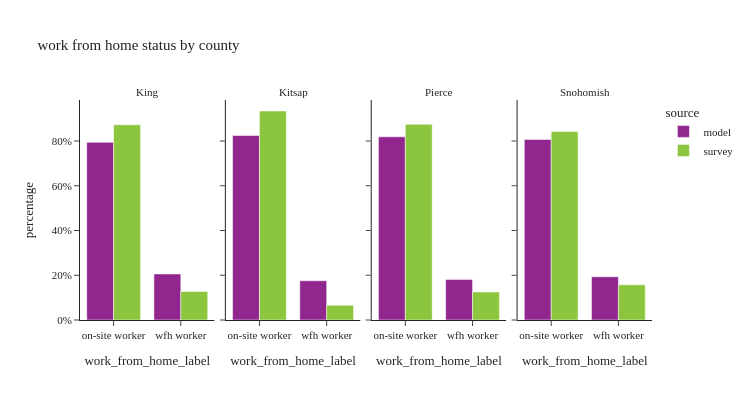

Source (notebook cell):
### Code cell
util.plot_share_facetbar(per_data, 'person_weight', share_col="work_from_home_label", title="work from home status by county", 
                            facet_col="county_label", facet_col_wrap=4, height=400, orientation='v')

### Figure 1 — Plotly figure (JSON) as saved in the notebook; plotly's stock layout.template omitted (floating-point values rounded to 4 significant figures)
{"data": [{"alignmentgroup": "True", "customdata": [[876806], [227252]], "hovertemplate": "source=model<br>county_label=King<br>work_from_home_label=%{x}<br>percentage=%{y}<br>sample_size=%{customdata[0]}<extra></extra>", "legendgroup": "model", "marker": {"color": "#91268F", "pattern": {"shape": ""}}, "name": "model", "offsetgroup": "model", "orientation": "v", "showlegend": true, "textposition": "auto", "type": "bar", "x": ["on-site worker", "wfh worker"], "xaxis": "x", "y": [0.7942, 0.2058], "yaxis": "y"}, {"alignmentgroup": "True", "customdata": [[92816], [19765]], "hovertemplate": "source=model<br>county_label=Kitsap<br>work_from_home_label=%{x}<br>percentage=%{y}<br>sample_size=%{customdata[0]}<extra></extra>", "legendgroup": "model", "marker": {"color": "#91268F", "pattern": {"shape": ""}}, "name": "model", "offsetgroup": "model", "orientation": "v", "showlegend": false, "textposition": "auto", "type": "bar", "x": ["on-site worker", "wfh worker"], "xaxis": "x2", "y": [0.8244, 0.1756], "yaxis": "y2"}, {"alignmentgroup": "True", "customdata": [[313298], [69408]], "hovertemplate": "source=model<br>county_label=Pierce<br>work_from_home_label=%{x}<br>percentage=%{y}<br>sample_size=%{customdata[0]}<extra></extra>", "legendgroup": "model", "marker": {"color": "#91268F", "pattern": {"shape": ""}}, "name": "model", "offsetgroup": "model", "orientation": "v", "showlegend": false, "textposition": "auto", "type": "bar", "x": ["on-site worker", "wfh worker"], "xaxis": "x3", "y": [0.8186, 0.1814], "yaxis": "y3"}, {"alignmentgroup": "True", "customdata": [[308853], [73930]], "hovertemplate": "source=model<br>county_label=Snohomish<br>work_from_home_label=%{x}<br>percentage=%{y}<br>sample_size=%{customdata[0]}<extra></extra>", "legendgroup": "model", "marker": {"color": "#91268F", "pattern": {"shape": ""}}, "name": "model", "offsetgroup": "model", "orientation": "v", "showlegend": false, "textposition": "auto", "type": "bar", "x": ["on-site worker", "wfh worker"], "xaxis": "x4", "y": [0.8069, 0.1931], "yaxis": "y4"}, {"alignmentgroup": "True", "customdata": [[4407], [946]], "hovertemplate": "source=survey<br>county_label=King<br>work_from_home_label=%{x}<br>percentage=%{y}<br>sample_size=%{customdata[0]}<extra></extra>", "legendgroup": "survey", "marker": {"color": "#8CC63E", "pattern": {"shape": ""}}, "name": "survey", "offsetgroup": "survey", "orientation": "v", "showlegend": true, "textposition": "auto", "type": "bar", "x": ["on-site worker", "wfh worker"], "xaxis": "x", "y": [0.8726, 0.1274], "yaxis": "y"}, {"alignmentgroup": "True", "customdata": [[264], [71]], "hovertemplate": "source=survey<br>county_label=Kitsap<br>work_from_home_label=%{x}<br>percentage=%{y}<br>sample_size=%{customdata[0]}<extra></extra>", "legendgroup": "survey", "marker": {"color": "#8CC63E", "pattern": {"shape": ""}}, "name": "survey", "offsetgroup": "survey", "orientation": "v", "showlegend": false, "textposition": "auto", "type": "bar", "x": ["on-site worker", "wfh worker"], "xaxis": "x2", "y": [0.9341, 0.06588], "yaxis": "y2"}, {"alignmentgroup": "True", "customdata": [[574], [97]], "hovertemplate": "source=survey<br>county_label=Pierce<br>work_from_home_label=%{x}<br>percentage=%{y}<br>sample_size=%{customdata[0]}<extra></extra>", "legendgroup": "survey", "marker": {"color": "#8CC63E", "pattern": {"shape": ""}}, "name": "survey", "offsetgroup": "survey", "orientation": "v", "showlegend": false, "textposition": "auto", "type": "bar", "x": ["on-site worker", "wfh worker"], "xaxis": "x3", "y": [0.8746, 0.1254], "yaxis": "y3"}, {"alignmentgroup": "True", "customdata": [[651], [175]], "hovertemplate": "source=survey<br>county_label=Snohomish<br>work_from_home_label=%{x}<br>percentage=%{y}<br>sample_size=%{customdata[0]}<extra></extra>", "legendgroup": "survey", "marker": {"color": "#8CC63E", "pattern": {"shape": ""}}, "name": "survey", "offsetgroup": "survey", "orientation": "v", "showlegend": false, "textposition": "auto", "type": "bar", "x": ["on-site worker", "wfh worker"], "xaxis": "x4", "y": [0.8427, 0.1573], "yaxis": "y4"}], "layout": {"annotations": [{"font": {}, "showarrow": false, "text": "King", "x": 0.1175, "xanchor": "center", "xref": "paper", "y": 1.0, "yanchor": "bottom", "yref": "paper"}, {"font": {}, "showarrow": false, "text": "Kitsap", "x": 0.3725, "xanchor": "center", "xref": "paper", "y": 1.0, "yanchor": "bottom", "yref": "paper"}, {"font": {}, "showarrow": false, "text": "Pierce", "x": 0.6275, "xanchor": "center", "xref": "paper", "y": 1.0, "yanchor": "bottom", "yref": "paper"}, {"font": {}, "showarrow": false, "text": "Snohomish", "x": 0.8825, "xanchor": "center", "xref": "paper", "y": 1.0, "yanchor": "bottom", "yref": "paper"}], "barmode": "group", "height": 400, "legend": {"title": {"text": "source"}, "tracegroupgap": 0}, "title": {"text": "work from home status by county"}, "width": 750, "xaxis": {"anchor": "y", "domain": [0.0, 0.235], "title": {"text": "work_from_home_label"}}, "xaxis2": {"anchor": "y2", "domain": [0.255, 0.49], "matches": "x", "title": {"text": "work_from_home_label"}}, "xaxis3": {"anchor": "y3", "domain": [0.51, 0.745], "matches": "x", "title": {"text": "work_from_home_label"}}, "xaxis4": {"anchor": "y4", "domain": [0.765, 1.0], "matches": "x", "title": {"text": "work_from_home_label"}}, "yaxis": {"anchor": "x", "domain": [0.0, 1.0], "tickformat": ".0%", "title": {"text": "percentage"}}, "yaxis2": {"anchor": "x2", "domain": [0.0, 1.0], "matches": "y", "showticklabels": false, "tickformat": ".0%"}, "yaxis3": {"anchor": "x3", "domain": [0.0, 1.0], "matches": "y", "showticklabels": false}, "yaxis4": {"anchor": "x4", "domain": [0.0, 1.0], "matches": "y", "showticklabels": false}}}
